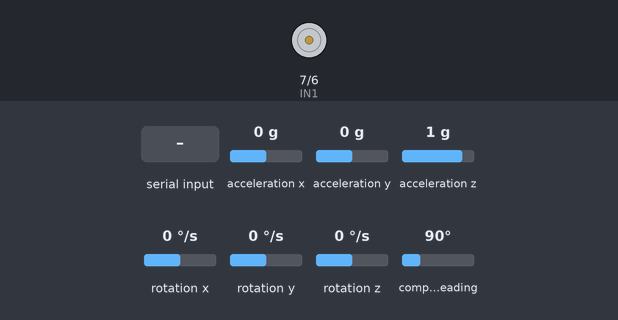
Bench run of a sketch on a simulated Arduino Uno, built with avr-gcc and run on an emulated ATmega328P. Shown: motor-driver pin pairs drawn as motors (green arrow = first pin HIGH = forward, orange = second pin HIGH = backward, longer = more drive, scaled by the enable pin). The test bench sets the inputs (shaded band); at power-on: acceleration x 0 g, acceleration y 0 g, acceleration z 1 g, rotation x 0 °/s, rotation y 0 °/s, rotation z 0 °/s, compass heading 90°. What the sketch prints to the serial monitor is not drawn.

Above: at 1.2 s.
1.3 s: "90,45\n" received over Serial
At 1.7 s:
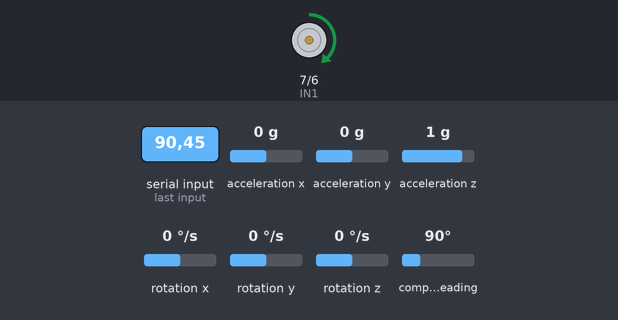
2.8 s: "30,150\n" received over Serial
At 4.0 s:
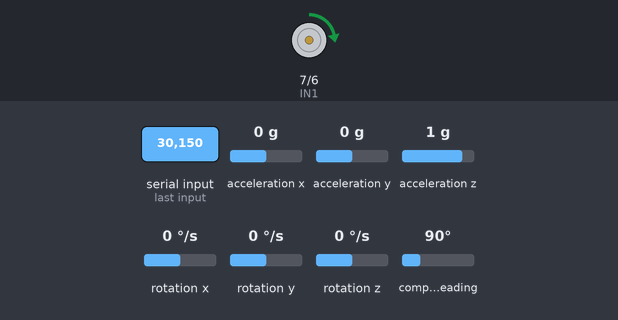
4.3 s: "200\n" received over Serial
At 5.3 s:
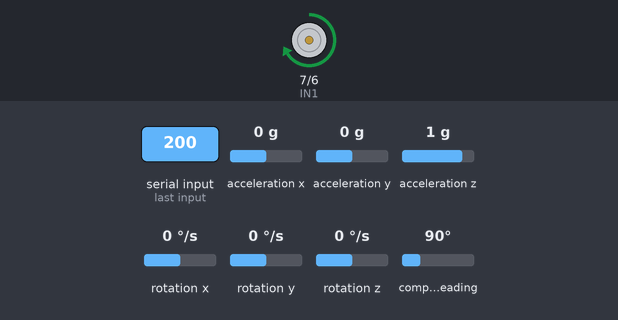
5.8 s: "90\n" received over Serial
At 6.7 s:
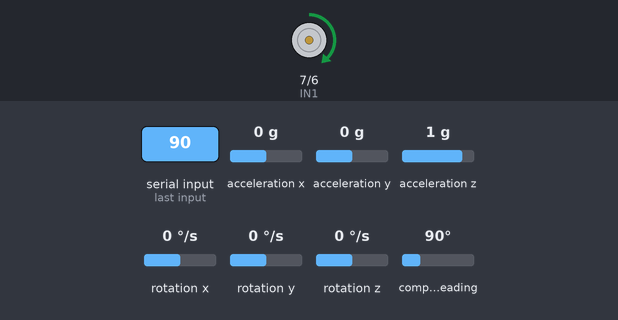
Timing chart, 0 to 8.3 s (numbered marks = the images above; inputs shaded):
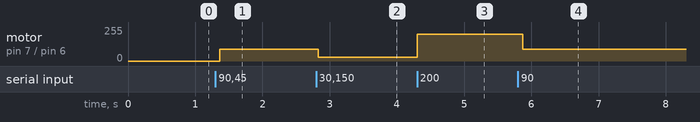

Measured:
- after the input at 1.3 s, motor on pin 7 (IN1) / pin 6 (IN2): stopped → forward 90/255 after 0.06 s
- after the input at 2.8 s, motor on pin 7 (IN1) / pin 6 (IN2): forward 90/255 → forward 30/255 at once
- after the input at 4.3 s, motor on pin 7 (IN1) / pin 6 (IN2): forward 30/255 → forward 200/255 at once
- after the input at 5.8 s, motor on pin 7 (IN1) / pin 6 (IN2): forward 200/255 → forward 90/255 after 0.07 s

The sketch:

Combined.ino
```cpp
#include <Wire.h>
#include <Adafruit_Sensor.h>
#include <Adafruit_BNO055.h>
#include <utility/imumaths.h>
#include <Arduino.h>
#include <SoftwareSerial.h>

#define ENCA 3 // YELLOW
#define ENCB 2 // WHITE
#define PWM 5
#define IN2 6
#define IN1 7

/* This driver reads raw data from the BNO055

   Connections
   ===========
   Connect SCL to analog 5
   Connect SDA to analog 4
   Connect VDD to 3.3V DC
   Connect GROUND to common ground

   History
   =======
   2015/MAR/03  - First release (KTOWN)
*/
/* Set the delay between fresh samples */
#define BNO055_SAMPLERATE_DELAY_MS (10)

// Check I2C device address and correct line below (by default address is 0x29 or 0x28)
//                                   id, address
Adafruit_BNO055 bno = Adafruit_BNO055(-1, 0x28, &Wire);
// Set the previously saved calibration data
float euler_offset_y = -6.06;
float euler_offset_z = 5.69;

void setup(void)
{
  Serial.begin(230400);
  while (!Serial) delay(10);  // wait for serial port to open!

  // Serial.println("Orientation Sensor Raw Data Test"); Serial.println("");

  /* Initialise the sensor */
  if(!bno.begin())
  {
    /* There was a problem detecting the BNO055 ... check your connections */
    // Serial.print("Ooops, no BNO055 detected ... Check your wiring or I2C ADDR!");
    while(1);
  }


  bno.setExtCrystalUse(true);

  // Confirm that the BNO055 is using the provided offsets
  // bno.setMode(Adafruit_BNO055::OPERATION_MODE_CONFIG);
  // delay(25);
  // bno.setSensorOffsets(calibData);
  // bno.setMode(Adafruit_BNO055::OPERATION_MODE_NDOF);
  // delay(25);

  // Serial.println("Calibration status values: 0=uncalibrated, 3=fully calibrated");
  pinMode(ENCA,INPUT);
  pinMode(ENCB,INPUT);
//  attachInterrupt(digitalPinToInterrupt(ENCA),readEncoder,RISING);

  pinMode(PWM,OUTPUT);
  pinMode(IN1,OUTPUT);
  pinMode(IN2,OUTPUT);
}
void loop(void)
{
  // Possible vector values can be:
  // - VECTOR_ACCELEROMETER - m/s^2
  // - VECTOR_MAGNETOMETER  - uT
  // - VECTOR_GYROSCOPE     - rad/s
  // - VECTOR_EULER         - degrees
  // - VECTOR_LINEARACCEL   - m/s^2
  // - VECTOR_GRAVITY       - m/s^2
  imu::Vector<3> euler = bno.getVector(Adafruit_BNO055::VECTOR_EULER);
  imu::Vector<3> gyr = bno.getVector(Adafruit_BNO055::VECTOR_GYROSCOPE);

  /* Display the floating point data */
  float euler_y = euler.y()- euler_offset_y;
  float euler_z = euler.z()-euler_offset_z;

  Serial.print(euler_y);
  Serial.print(",");
  Serial.print(euler_z);
  Serial.print(",");
  Serial.print(gyr.y());
  Serial.print(",");
  Serial.println(gyr.z());
  delay(100);

  // /* Display calibration status for each sensor. */
// if(system < 3);
//   {
//   bno.getCalibration(&system, &gyr);
//   Serial.print("CALIBRATION: Sys=");
//   Serial.print(system, DEC);
//   Serial.print(" Gyro=");
//   Serial.print(gyr, DEC);
////   Serial.print(" Accel=");
////   Serial.print(accel, DEC);
////   Serial.print(" Mag=");
////   Serial.println(mag, DEC);
// }
//
  // delay(BNO055_SAMPLERATE_DELAY_MS);
  if (Serial.available() > 0) {
  int pps = Serial.readStringUntil(0x0a).toInt();
  // Serial.println(pps, DEC);
  // float pps = 0;
  int dir;

  // motor direction
  if(pps<0){
    dir = -1;
    pps = abs(min(pps,0));
    }
  else if(pps>0){
    dir = 1;
    pps = max(0,pps);
    }

  int motor_value = pps;

  // int range = 64000; //max hoeveelheid
  // int motor_value = pps*255/range;

// signal the motor
  setMotor(dir,motor_value,PWM,IN1,IN2);

  }

}


void setMotor(int dir, int motor_value, int pwm, int in1, int in2){
  analogWrite(pwm,motor_value);
  if(dir == 1){
    digitalWrite(in1,HIGH);
    digitalWrite(in2,LOW);
  }
  else if(dir == -1){
    digitalWrite(in1,LOW);
    digitalWrite(in2,HIGH);
  }
  else{
    digitalWrite(in1,LOW);
    digitalWrite(in2,LOW);
  }
}
```
